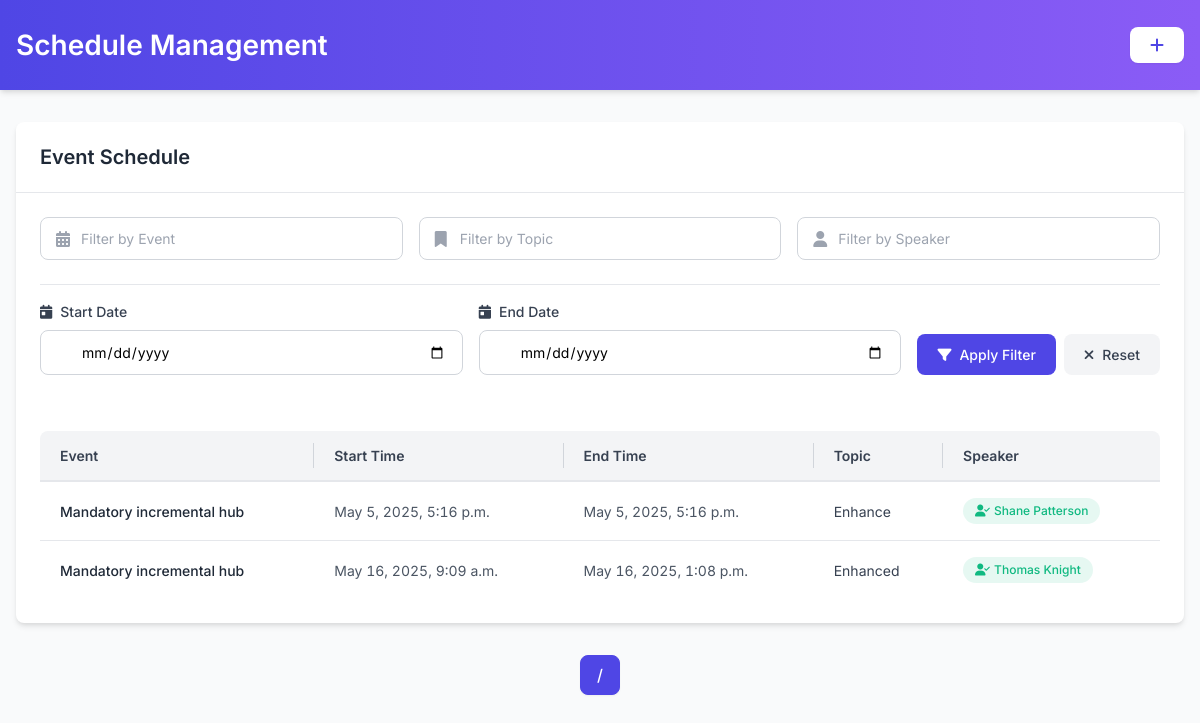
The app's page /schedule/, older data.
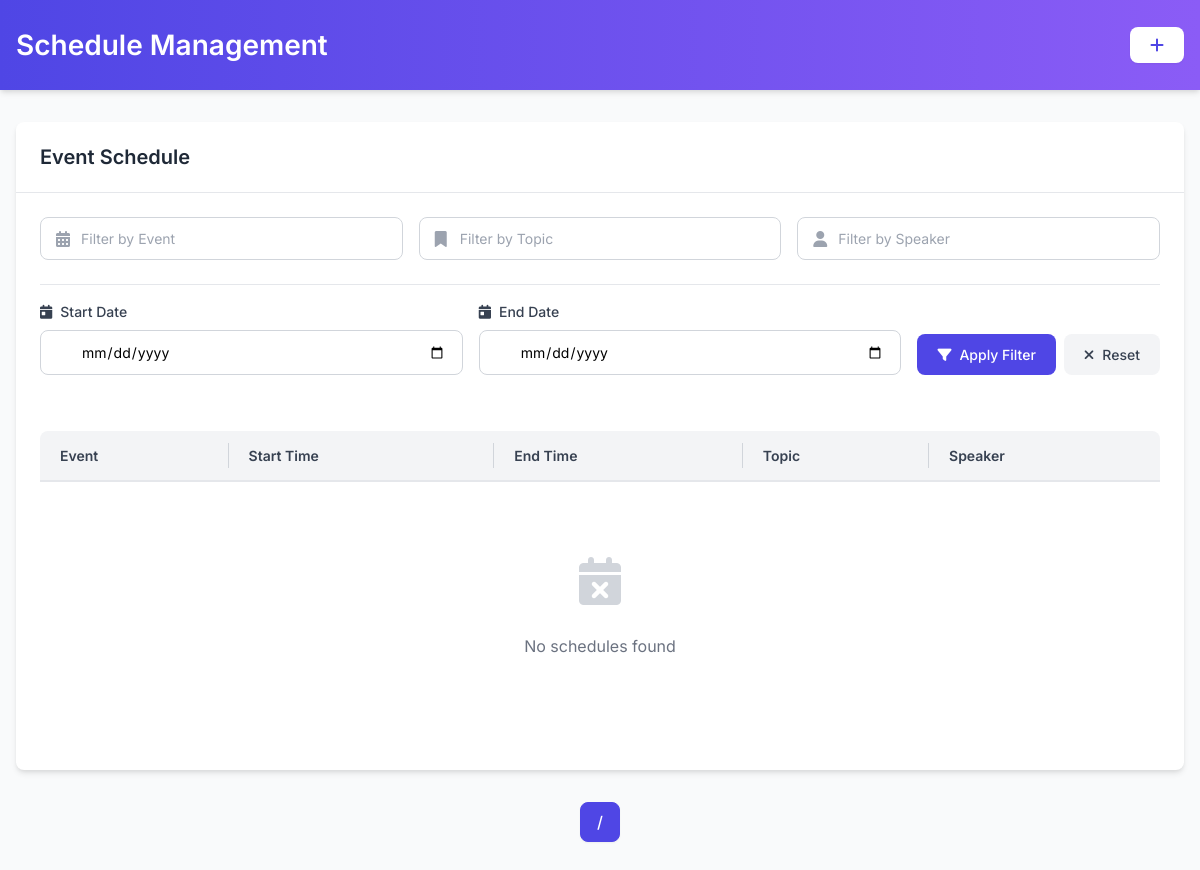
The same page, newer data.
### event_app/models.py (models this page shows, shortened)
class Schedule_management(models.Model):
    event = models.ForeignKey(Event_management, on_delete=models.CASCADE)
    start_time = models.DateTimeField()
    end_time = models.DateTimeField()
    topic = models.CharField(max_length=150)
    speaker = models.ForeignKey(Speaker_management, on_delete=models.SET_NULL, blank=True, null=True)

class Event_management(models.Model):
    CAMPUS_CHOICES = [
        ('Nyarugenge Campus', 'Nyarugenge Campus: College of Science and Technology (CST)'),
        ('Gikondo Campus', 'Gikondo Campus: College of Business and Economics (CBE)'),
        ('Remera Campus', 'Remera Campus: College of Medicine and Health Sciences (CMHS)'),
        ('Huye Campus', 'Huye Campus'),
        ('Busogo Campus', 'Busogo Campus: College of Agriculture, Animal Sciences and Veterinary Medicine (CAVM)'),
        ('Nyagatare Campus', 'Nyagatare Campus'),
        ('Rukara Campus', 'Rukara Campus: College of Education (CE)'),
        ('Rusizi Campus', 'Rusizi Campus'),
        ('Rwamagana Campus', 'Rwamagana Campus'),
        ('Rubirizi Campus', 'Rubirizi Campus'),
        ('Nyamishaba Campus', 'Nyamishaba Campus'),
        ('Kicukiro Campus', 'Kicukiro Campus'),
        ('Kavumu Campus', 'Kavumu Campus'),
        ('Tumba Campus', 'Tumba Campus'),
    ]
    title = models.CharField(max_length=100)
    description = models.TextField()
    start_date = models.DateField()
    end_date = models.DateField()
    location = models.CharField(
        max_length=100,
        choices=CAMPUS_CHOICES,
        default='Nyarugenge Campus',
        verbose_name="Event Location (Campus)"
    )
    category = models.ForeignKey(Category, on_delete=models.CASCADE)
    is_free = models.BooleanField(default=True)
    price = models.DecimalField(max_digits=8, decimal_places=2, default=0.00)
    image = models.ImageField(upload_to='events/', blank=True, null=True)
    available_tickets = models.PositiveIntegerField(default=0)
    def __str__(self):
        return self.title

class Speaker_management(models.Model):
    name = models.CharField(max_length=100)
    biography = models.TextField()
    photo = models.ImageField(upload_to='speakers/', blank=True, null=True)
    email = models.EmailField()
    phone_number = models.CharField(max_length=20)
    linkedin_link = models.URLField(blank=True)
    twitter_link = models.URLField(blank=True)
    def __str__(self):
        return self.name

### event_app/views.py (the view)
# urls.py: path('schedule/', views.display_schedule, name='display_schedule'),
def display_schedule(request):
    schedules = Schedule_management.objects.all()
    return render(request, 'schedulelist.html', {'schedules': schedules})

### event_app/templates/schedulelist.html (shortened to what the changed rows need)
<!DOCTYPE html>
<html lang="en">
<head>
    <link rel="stylesheet" href="https://cdnjs.cloudflare.com/ajax/libs/font-awesome/6.4.0/css/all.min.css">
</head>
<body>
    <header class="header">
        <div class="container">
            <div class="header-content">
                <h1>Schedule Management</h1>
            </div>
        </div>
    </header>
    <div class="container">
        <div class="card">
            <div class="card-header">
                <h2 class="card-title">Event Schedule</h2>
            </div>
            <div class="card-body">
                <div class="table-container">
                    <table id="scheduleTable">
                        <thead>
                            <tr>
                                <th>Event</th>
                                <th>Start Time</th>
                                <th>End Time</th>
                                <th>Topic</th>
                                <th>Speaker</th>
                            </tr>
                        </thead>
                        <tbody>
                            {% for schedule in schedules %}
                            <tr data-start-date="{{ schedule.start_time|date:'Y-m-d' }}" data-event="{{ schedule.event }}" data-speaker="{{ schedule.speaker|default:'Unassigned' }}">
                                <td class="event-cell">{{ schedule.event }}</td>
                                <td class="time-cell">{{ schedule.start_time }}</td>
                                <td class="time-cell">{{ schedule.end_time }}</td>
                                <td class="topic-cell" title="{{ schedule.topic }}">{{ schedule.topic }}</td>
                                <td>
                                    {% if schedule.speaker %}
                                        <span class="speaker-badge speaker-assigned">
                                            <i class="fas fa-user-check" style="margin-right: 0.25rem;"></i>
                                            {{ schedule.speaker }}
                                        </span>
                                    {% else %}
                                        <span class="speaker-badge no-speaker">
                                            <i class="fas fa-user-slash" style="margin-right: 0.25rem;"></i>
                                            No speaker assigned
                                        </span>
                                    {% endif %}
                                </td>
                            </tr>
                            {% empty %}
                            <tr>
                                <td colspan="5">
                                    <div class="empty-state">
                                        <div class="empty-state-icon">
                                            <i class="fas fa-calendar-xmark"></i>
                                        </div>
                                        <p class="empty-state-text">No schedules found</p>
                                    </div>
                                </td>
                            </tr>
                            {% endfor %}
                        </tbody>
                    </table>
                </div>
            </div>
        </div>
    </div>
</body>
</html>

Row changes from the older to the newer data that the page shows:
removed Schedule_management: event "Mandatory incremental hub", start_time "May 5, 2025, 5:16 p.m.", end_time "May 5, 2025, 5:16 p.m.", topic "Enhance", speaker "Shane Patterson"
removed Schedule_management: event "Mandatory incremental hub", start_time "May 16, 2025, 9:09 a.m.", end_time "May 16, 2025, 1:08 p.m.", topic "Enhanced", speaker "Thomas Knight"
Text that changed along with them:
text now shown: "No schedules found"
